Frame 1 (no input): blank canvas, image omitted
Frame 60 (no input): blank canvas, image omitted
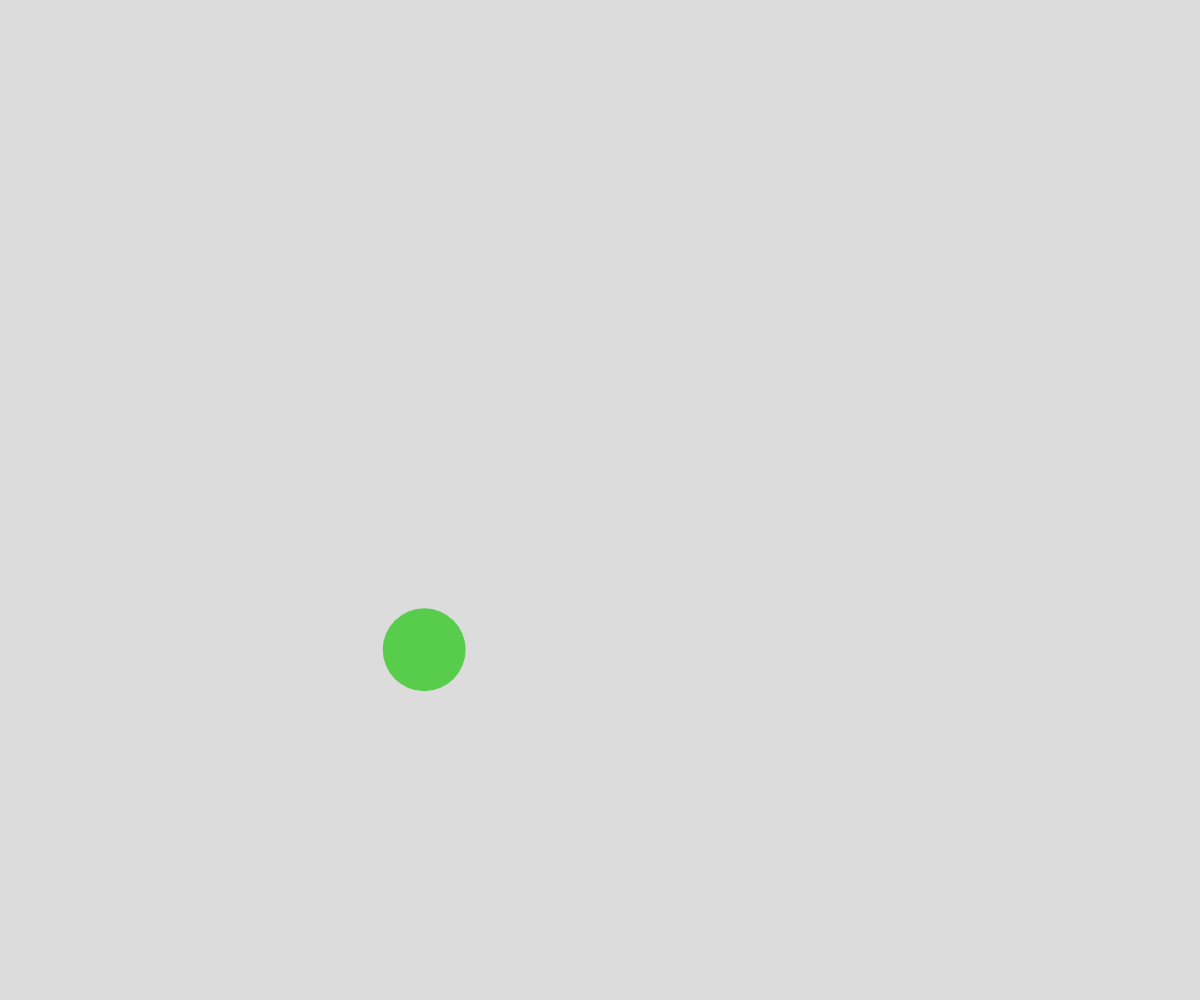
Frame 120 (the mouse pressed at the canvas centre since frame 60)

The p5.js sketch whose frames 1 and 60 were blank and that drew this single picture after the mouse press (run headless with seeded random() and noise() and a simulated clock; from frame 60 on, the mouse is pressed at the canvas centre):

// p5.js sketch
// ── sketch.js
// Ball OOP demo
// Monica Trinh
// Date

let ballArray = [];

function setup() {
  createCanvas(windowWidth, windowHeight);
  
  // for (let i=0; i<10; i++){
  //   let x = mouseX;
  //   let y = mouseY;
  //   let ball = new Ball(x,y);
  //   ballArray.push(ball);
  // }
    
}

function draw() {
  background(220);

  
  for( let ball of ballArray){
    ball.move();
    ball.display();
  }
  
}

function mousePressed(){
  let ball = new Ball(mouseX,mouseY);
  ballArray.push(ball);
}

class Ball{
  constructor(x,y){
    this.r = random(20,50);
    this.x = x;
    this.y = y;
    this.dx = random(-5,5);
    this.dy = random(-5,5);
    this.theColor = color(random(255),random(255),random(255));
  }

  display(){
    noStroke();
    circle(this.x,this.y,this.r*2);
    fill(this.theColor);
  }

  move(){
    this.x += this.dx;
    this.y += this.dy;
    
    if(this.x <= this.r && this.x >= width-this.r){
      this.dx *= -1;
    }

    if(this.y <= this.r && this.y >= height-this.r){
      this.dy *= -1;
    }
  }
}
